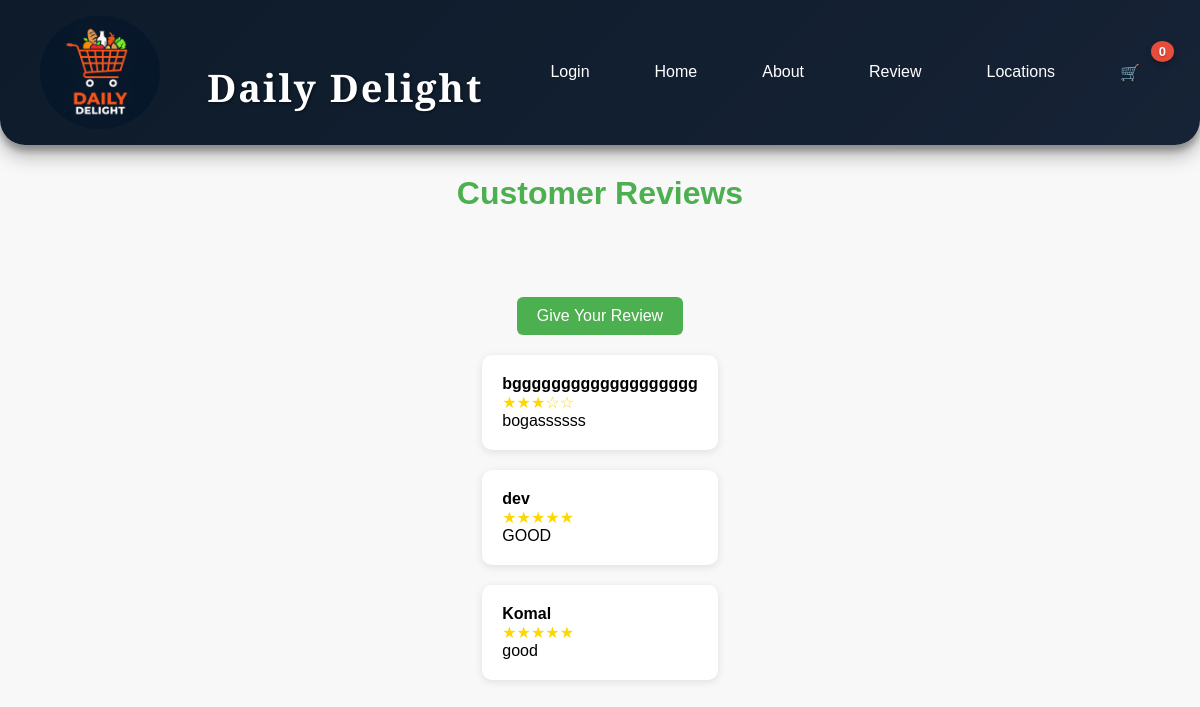
/review.php, run on the app's committed database.
### tables this page shows
CREATE TABLE `customer_reviews` (
  `id` int(11) NOT NULL,
  `name` varchar(100) NOT NULL,
  `rating` int(11) DEFAULT NULL CHECK (`rating` between 1 and 5),
  `comment` text NOT NULL,
  `submitted_at` timestamp NOT NULL DEFAULT current_timestamp()
);

### review.php (the view, shortened to what this page needs)
<?php include_once("header.php"); ?>
<?php
$conn = new mysqli("localhost", "root", "", "client");
?>
<!DOCTYPE html>
<html>
<head>
</head>
<body>
  <h1>Customer Reviews</h1>
  <div class="container">
    <div class="btn-container">
      <button onclick="showForm()">Give Your Review</button>
    </div>
    <?php
    $result = $conn->query("SELECT * FROM customer_reviews ORDER BY submitted_at DESC");
    while ($row = $result->fetch_assoc()) {
        echo '<div class="review-card">';
        echo '<strong>' . htmlspecialchars($row['name']) . '</strong><br>';
        echo '<div class="stars">' . str_repeat('★', $row['rating']) . str_repeat('☆', 5 - $row['rating']) . '</div>';
        echo '<p>' . nl2br(htmlspecialchars($row['comment'])) . '</p>';
        echo '</div>';
    }
    ?>
  </div>
</body>
</html>

### header.php (style rules this page uses)
* { margin: 0; padding: 0; box-sizing: border-box; }
html, body { height: 100%; display: flex; flex-direction: column; font-family: 'Poppins', sans-serif; background-color: #fcfbf8; }

### review.php (style rules this page uses)
body { font-family: Arial, sans-serif; background-color: #f8f8f8; margin: 0; padding: 0; }
h1 { text-align: center; color: #4CAF50; margin-top: 30px; }
.container { max-width: 900px; margin: 30px auto; padding: 20px; }
.review-card { background: #fff; padding: 20px; border-radius: 10px; margin-bottom: 20px; box-shadow: 0 2px 8px rgba(0,0,0,0.1); }
.stars { color: #FFD700; }
button { padding: 10px 20px; margin-top: 15px; background-color: #4CAF50; color: white; border: none; border-radius: 6px; cursor: pointer; font-size: 16px; }
.btn-container { text-align: center; margin: 20px 0; }

### data on the page
customer_reviews: name "bggggggggggggggggggg", rating "★★★", rating "☆☆", comment "bogassssss"
customer_reviews: name "dev", rating "★★★★★", comment "GOOD"
customer_reviews: name "Komal", rating "★★★★★", comment "good"

### other printed values
$cart_count "0"
